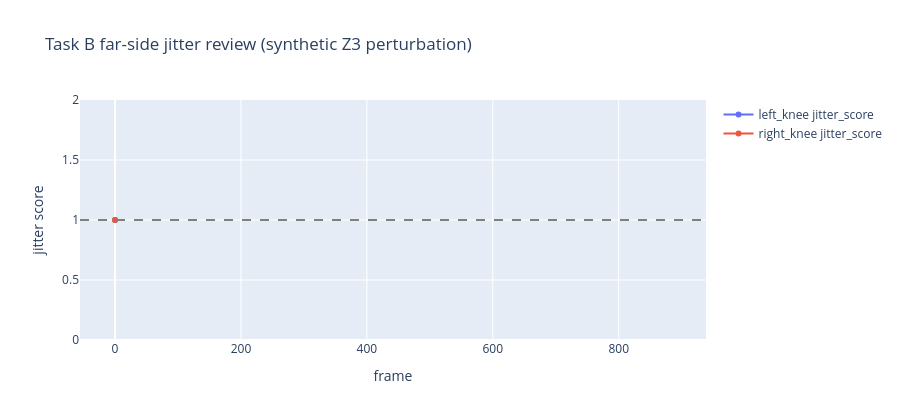

Here is the notebook cell this chart was saved with:
### Markdown cell above
## Task B Review: Far-Side Jitter / Feature Availability

Synthetic side-view perturbation to verify that ④ Preprocessing can mark far-side landmark jitter as observation confidence, not movement-quality failure.

### Code cell
from movement.pipeline import FarSideStabilizationConfig
import plotly.graph_objects as go

side_view_df = df_annotated.copy()
side_view_df['camera_zone'] = 'Z3'

left_side_landmarks = ['left_shoulder', 'left_hip', 'left_knee', 'left_ankle']
right_side_landmarks = ['right_shoulder', 'right_hip', 'right_knee', 'right_ankle']
for lm in left_side_landmarks:
    col = f'{lm}_z'
    if col in side_view_df.columns:
        side_view_df[col] = -0.2
for lm in right_side_landmarks:
    col = f'{lm}_z'
    if col in side_view_df.columns:
        side_view_df[col] = 0.2

jitter_frame = len(side_view_df) // 2
side_view_df.loc[jitter_frame, 'right_knee_x'] = side_view_df.loc[jitter_frame, 'right_knee_x'] + 1.0
if 'right_knee_visibility' in side_view_df.columns:
    side_view_df.loc[jitter_frame, 'right_knee_visibility'] = 0.2

far_side_config = PreprocessingConfig(
    enabled=True,
    reliability=ReliabilityConfig(
        visibility_threshold=0.5,
        segment_length_tolerance=0.25,
        joint_angle_check=True,
        velocity_threshold_torso_per_sec=5.0,
    ),
    interpolation=InterpolationConfig(enabled=False),
    smoothing=SmoothingConfig(enabled=False),
    far_side_stabilization=FarSideStabilizationConfig(
        enabled=True,
        jitter_threshold_torso_per_sec=1.0,
        acceleration_threshold_torso_per_sec2=30.0,
        max_gap_frames=1,
    ),
)

far_pre_df, far_pre_report = preprocess_pose_dataframe(
    df=side_view_df,
    landmarks=LANDMARKS,
    exercise_definition=exercise_def,
    config=far_side_config,
)

far_summary = far_pre_report['far_side_stabilization_summary']
availability = far_pre_report['feature_availability_summary']

summary_df = pd.DataFrame([
    {
        'observed_zones': ', '.join(far_summary['camera_side_inference']['observed_zones']),
        'near_side_landmark_frames': far_summary['num_near_side_landmark_frames'],
        'far_side_landmark_frames': far_summary['num_far_side_landmark_frames'],
        'unknown_side_landmark_frames': far_summary['num_unknown_side_landmark_frames'],
        'high_jitter_far_side_frames': far_summary['num_high_jitter_far_side_landmark_frames'],
        'symmetry_gate_ready': availability['symmetry_gate_ready'],
        'low_confidence_features': ', '.join(availability['low_confidence_feature_families']),
        'not_assessed_features': ', '.join(availability['not_assessed_feature_families']),
    }
])
display(summary_df)

assert far_summary['enabled'] is True
print('NOTE: this optional perturbation diagnostic is inspection-only for p01; counts may be zero depending on camera-side inference.')

fig = go.Figure()
for lm in ['left_knee', 'right_knee']:
    fig.add_scatter(
        x=far_pre_df['frame'],
        y=far_pre_df[f'{lm}_jitter_score'],
        mode='lines+markers',
        name=f'{lm} jitter_score',
    )
fig.add_hline(y=1.0, line_dash='dash', line_color='gray')
fig.update_layout(
    title='Task B far-side jitter review (synthetic Z3 perturbation)',
    xaxis_title='frame',
    yaxis_title='jitter score',
    height=420,
)
fig

### Figure 1 — Plotly figure (JSON) as saved in the notebook; plotly's stock layout.template omitted (floating-point values rounded to 4 significant figures; data arrays with more than 128 entries replaced by an {"elided": "..."} marker saying what was removed)
{"data": [{"mode": "lines+markers", "name": "left_knee jitter_score", "type": "scatter", "x": {"elided": "884 int values"}, "y": {"elided": "884 float values"}}, {"mode": "lines+markers", "name": "right_knee jitter_score", "type": "scatter", "x": {"elided": "884 int values"}, "y": {"elided": "884 float values"}}], "layout": {"height": 420, "shapes": [{"line": {"color": "gray", "dash": "dash"}, "type": "line", "x0": 0, "x1": 1, "xref": "x domain", "y0": 1, "y1": 1, "yref": "y"}], "title": {"text": "Task B far-side jitter review (synthetic Z3 perturbation)"}, "xaxis": {"title": {"text": "frame"}}, "yaxis": {"title": {"text": "jitter score"}}}}
